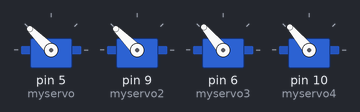
A sketch run on a simulated Arduino Uno, built with avr-gcc and run on an emulated ATmega328P. Shown: 4 × servo.

Above: at 0.05 s.
At 0.2 s:
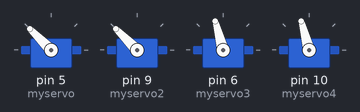
At 0.35 s:
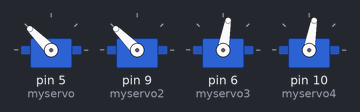
At 0.7 s:
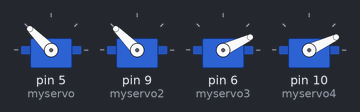
At 1.05 s:
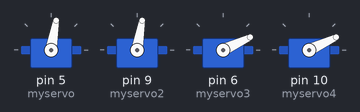
At 1.35 s:
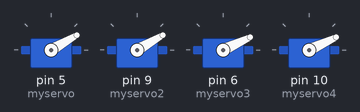
Timing chart, 0 to 3.2 s (numbered marks = the images above):
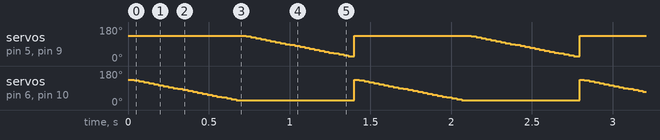

Measured:
- by itself, servo on pin 5 (myservo), servo on pin 9 (myservo2), servo on pin 6 (myservo3), servo on pin 10 (myservo4): ramps from 135° to 25° and jumps back, once every 1.4 s

The sketch:

movement.ino
```cpp
#include <Servo.h>

Servo myservo;  // create servo object to control a servo
// twelve servo objects can be created on most boards

//make four new servos
Servo myservo2;
Servo myservo3;
Servo myservo4;

int pos = 0;    // variable to store the servo position

void setup() {
  myservo.attach(5);  // attaches the servo on pin 9 to the servo object
  myservo2.attach(9);
  myservo3.attach(6);  // attaches the servo on pin 6 to the servo object 3
  myservo4.attach(10);

 myservo.write(25);  // attaches the servo on pin 9 to the servo object
  myservo2.write(25);
   myservo3.write(25);
   myservo4.write(25);

}

void loop() {
  for (pos = 25; pos <= 135; pos += 5) { // goes from 45 degrees to 135 degrees
    // in steps of 1 degree
    myservo.write(pos);
    myservo2.write(pos);
    // tell servo to go to position in variable 'pos'
    // waits 15ms for the servo to reach the position
  }
  for (pos = 25; pos <= 135; pos += 5) { // goes from 45 degrees to 135 degrees
    // in steps of 1 degree
    myservo4.write(pos);
    // tell servo to go to position in variable 'pos'
    // waits 15ms for the servo to reach the position
  }
  for (pos = 25; pos <= 135; pos += 5) { // goes from 45 degrees to 135 degrees
    // in teps of 1 degree
    myservo3.write(pos);
    // tell servo to go to position in variable 'pos'
    // waits 15ms for the servo to reach the position
  }

  for (pos = 135; pos >= 25; pos -= 5) { // goes from 135 degrees to 45 degre
    myservo4.write(pos);
    myservo3.write(pos);
    delay(30);
    }

  for (pos = 135; pos >= 25; pos -= 5) { // goes from 135 degrees to 45 degrees
    myservo.write(pos);
    myservo2.write(pos);
    delay(30);
    }

    /*
   for (pos = 135; pos >= 25; pos -= 1) { // goes from 135 degrees to 45 degrees
    myservo.write(pos);
    myservo2.write(pos);
    // tell servo to go to position in variable 'pos'
    delay(5);                       // waits 15ms for the servo to reach the position
   }
  /*
  for (pos = 225; pos >= 45; pos -= 1) { // goes from 135 degrees to 45 degrees
    myservo.write(pos);
    myservo2.write(pos);
    // tell servo to go to position in variable 'pos'
    delay(5);                       // waits 15ms for the servo to reach the position
  }
  */
}
```
